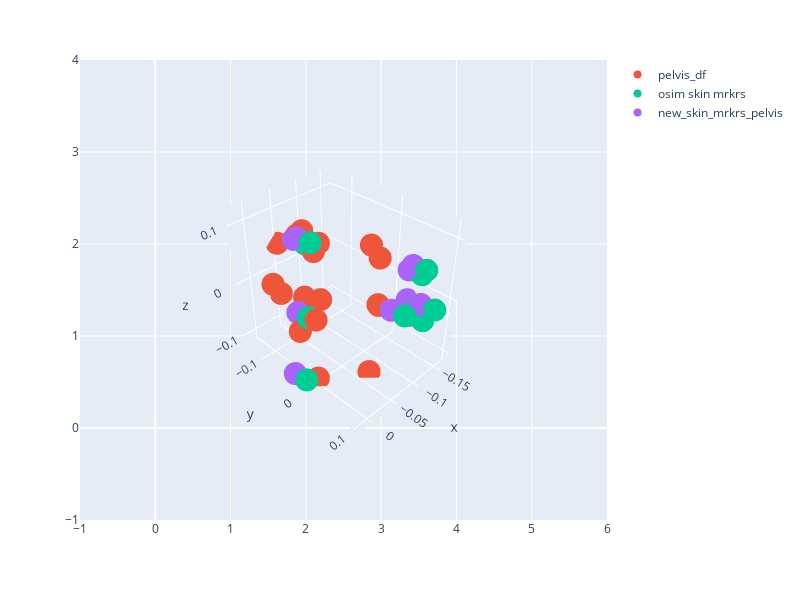

Notebook cell for this chart:
### Code cell
import plotly.express as px
import plotly.graph_objects as go
fig = px.scatter(width = 800, height = 600)
fig.add_trace(go.Scatter3d(x = pelvis_df['x'], y = pelvis_df['y'], z=pelvis_df['z'], mode = 'markers', name = 'pelvis_df'))
fig.add_trace(go.Scatter3d(x = mrkrs_pelvis['x'],  
                           y = mrkrs_pelvis['y'], 
                           z = mrkrs_pelvis['z'], mode = 'markers', name = 'osim skin mrkrs'))
fig.add_trace(go.Scatter3d(x = new_skin_mrkrs_pelvis['x'], y = new_skin_mrkrs_pelvis['y'], z=new_skin_mrkrs_pelvis['z'], mode = 'markers', name = 'new_skin_mrkrs_pelvis'))
fig.update_scenes(aspectmode="data" )
camera = dict(
    up=dict(x=0, y=0, z=1),
    center=dict(x=0, y=0, z=0),
    eye=dict(x=2, y=2, z=2)
)
fig.update_layout(scene_camera=camera)
fig.show()

### Figure 1 — Plotly figure (JSON) as saved in the notebook; plotly's stock layout.template omitted (floating-point values rounded to 4 significant figures)
{"data": [{"hovertemplate": "<extra></extra>", "legendgroup": "", "marker": {"color": "#636efa", "symbol": "circle"}, "mode": "markers", "name": "", "orientation": "v", "showlegend": false, "type": "scatter", "xaxis": "x", "yaxis": "y"}, {"mode": "markers", "name": "pelvis_df", "type": "scatter3d", "x": [-0.0001783, 0.0001783, -0.1294, -0.1292, -4.263e-17, -0.06283, -0.06531, -0.08508, -0.08471, -0.08279, -0.08109, -0.04956, -0.0491, -0.01261, -0.03998, -0.03546, -0.08772], "y": [5.964e-05, -5.964e-05, 0.0005147, -0.000374, 0, 0.04092, 0.04225, -0.085, -0.0835, -0.1194, -0.1185, -0.1397, -0.1383, -0.1086, -0.07994, -0.07888, 0.03488], "z": [-0.1096, 0.1096, -0.04332, 0.0429, 2.211e-16, 0.1099, -0.1119, 0.05102, -0.05239, 0.05968, -0.06356, 0.04302, -0.05004, 0.0003922, 0.08515, -0.0868, -0.001546]}, {"mode": "markers", "name": "osim skin mrkrs", "type": "scatter3d", "x": [0.001902, -0.1551, -0.1474, 0.01923, -0.1298, -0.1662, -0.1616, -0.05191, -0.05191, -0.0929], "y": [-0.003891, 0.06535, 0.07266, -0.003603, 0.1032, 0.05036, 0.05472, -0.07686, -0.07686, 0.07981], "z": [0.1216, 0.03996, -0.04294, -0.1025, 0.003002, 0.01999, -0.03024, 0.0671, -0.0671, 5.672e-18]}, {"mode": "markers", "name": "new_skin_mrkrs_pelvis", "type": "scatter3d", "x": [0.004488, -0.1525, -0.1448, 0.02182, -0.1272, -0.1637, -0.159, -0.04933, -0.04933, -0.09031], "y": [-0.02636, 0.04288, 0.05019, -0.02607, 0.0807, 0.02789, 0.03226, -0.09933, -0.09933, 0.05735], "z": [0.1208, 0.03918, -0.04371, -0.1033, 0.002229, 0.01922, -0.03101, 0.06632, -0.06787, -0.0007732]}], "layout": {"height": 600, "legend": {"tracegroupgap": 0}, "margin": {"t": 60}, "scene": {"aspectmode": "data", "camera": {"center": {"x": 0, "y": 0, "z": 0}, "eye": {"x": 2, "y": 2, "z": 2}, "up": {"x": 0, "y": 0, "z": 1}}}, "width": 800, "xaxis": {"anchor": "y", "domain": [0, 1]}, "yaxis": {"anchor": "x", "domain": [0, 1]}}}
